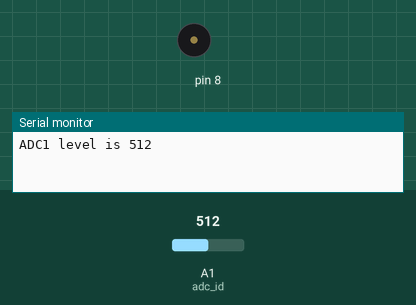
Simulated run of this sketch. Board: Arduino Uno, built with avr-gcc and run on an emulated ATmega328P. Shown: buzzer (waves = sounding), the last lines printed to the serial monitor. Inputs (shaded band) come from the test bench; at power-on: A1 (adc_id) = 512.

Above: at 1.8 s.
1.9 s: A1 (adc_id) set to 65
5.4 s: A1 (adc_id) set to 55
At 6.7 s:
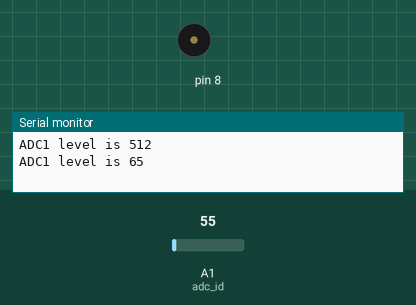
7.0 s: A1 (adc_id) set to 122
At 7.25 s:
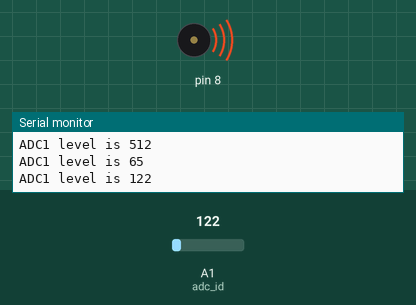
11.0 s: A1 (adc_id) set to 50
At 11.7 s:
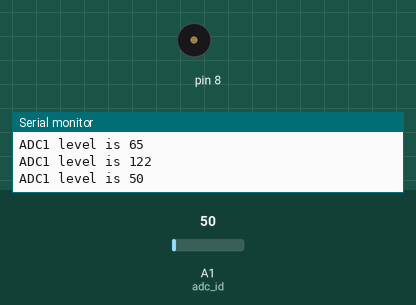
Timing chart, 0 to 13.5 s (numbered marks = the images above; inputs shaded):
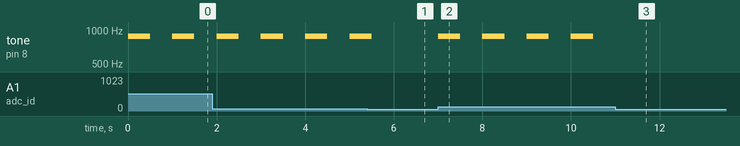

The sketch:

Water_work.ino
```cpp
//www.elegoo.com
//2016.12.9
#include "pitches.h"
int adc_id = 1;
int HistoryValue = 0;
char printBuffer[128];

// notes in the melody:
int duration = 500;  // 500 miliseconds

void setup()
{
  Serial.begin(9600);
}

void loop()
{
    int value = analogRead(adc_id); // get adc value

    if(((HistoryValue>=value) && ((HistoryValue - value) > 10)) || ((HistoryValue<value) && ((value - HistoryValue) > 10)))
    {
      sprintf(printBuffer,"ADC%d level is %d\n",adc_id, value);
      Serial.print(printBuffer);
      HistoryValue = value;
    }
    if(value > 60)
    {
      // pin8 output the voice, every scale is 0.5 sencond
      tone(8, NOTE_A5, duration);

      // Output the voice after several minutes
       delay(1000);
    }
}
```

Measured:
- the behaviour switches between 61 and 60 on A1 (adc_id) (found by bisection; images 0 and 1)
- after the input at 5.4 s, tone on pin 8: goes on until 5.5 s, then stays silent
- after the input at 7.0 s, tone on pin 8: alternates 880 Hz for 0.50 s and silent for 0.50 s, starting at once
- after the input at 11.0 s, tone on pin 8: stops changing and stays silent
- by itself, tone on pin 8: alternates 880 Hz for 0.50 s and silent for 0.50 s
